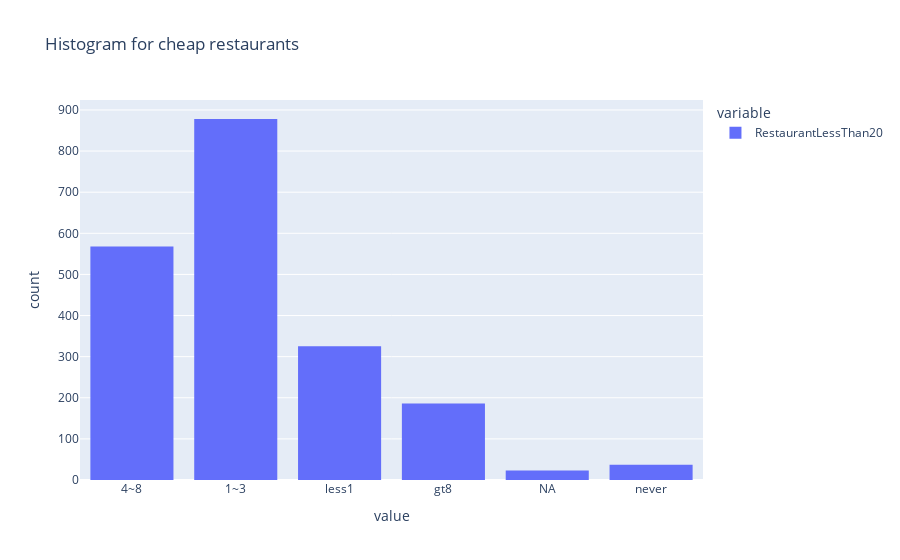

The notebook cell saved with this chart:
### Markdown cell above
6. Compare the acceptance rates between those drivers who:

- go to bars more than once a month, had passengers that were not a kid, and were not widowed *OR*
- go to bars more than once a month and are under the age of 30 *OR*
- go to cheap restaurants more than 4 times a month and income is less than 50K.

### Code cell
fig =px.histogram(bar_coupons['RestaurantLessThan20'], title='Histogram for cheap restaurants')
fig.show()
fig.write_image("images/bar_coupon_hist2.png")

### Figure 1 — Plotly figure (JSON) as saved in the notebook; plotly's stock layout.template omitted (floating-point values rounded to 4 significant figures; data arrays with more than 128 entries replaced by an {"elided": "..."} marker saying what was removed)
{"data": [{"alignmentgroup": "True", "bingroup": "x", "hovertemplate": "variable=RestaurantLessThan20<br>value=%{x}<br>count=%{y}<extra></extra>", "legendgroup": "RestaurantLessThan20", "marker": {"color": "#636efa", "pattern": {"shape": ""}}, "name": "RestaurantLessThan20", "offsetgroup": "RestaurantLessThan20", "orientation": "v", "showlegend": true, "type": "histogram", "x": {"elided": "2017 str values"}, "xaxis": "x", "yaxis": "y"}], "layout": {"barmode": "relative", "legend": {"title": {"text": "variable"}, "tracegroupgap": 0}, "title": {"text": "Histogram for cheap restaurants"}, "xaxis": {"anchor": "y", "domain": [0, 1], "title": {"text": "value"}}, "yaxis": {"anchor": "x", "domain": [0, 1], "title": {"text": "count"}}}}
